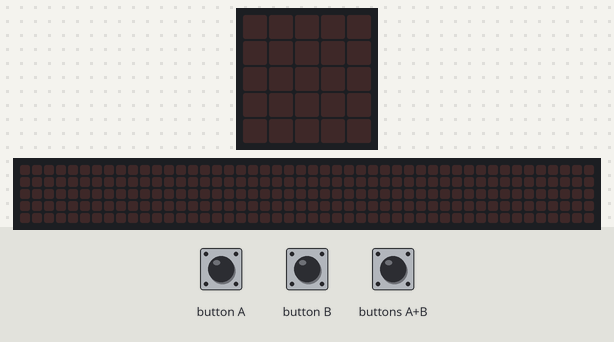
Simulated run of this program. Board: BBC micro:bit (MakeCode). Shown: the board's 5×5 LED display, a strip that is not on the board, showing the scrolling text unrolled. The inputs (shaded band) are chosen by the test bench. The 48×5 strip is a reading aid, not a part: it shows the text the display is scrolling, unrolled, one strip-width of it at a time.

Above: at 1.2 s.
1.3 s: button B pressed for 0.15 s
At 3.92 s:
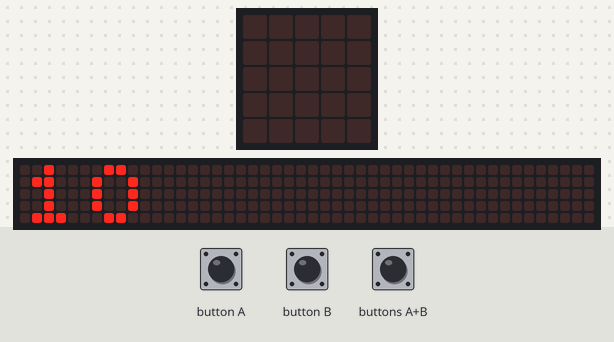
4.3 s: buttons A+B pressed for 0.15 s
At 4.9 s:
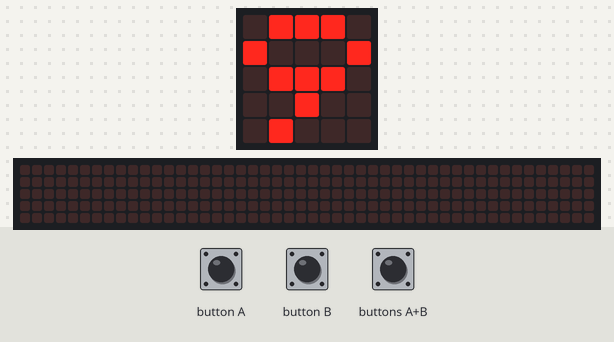
7.3 s: button B pressed for 0.15 s
At 15.32 s:
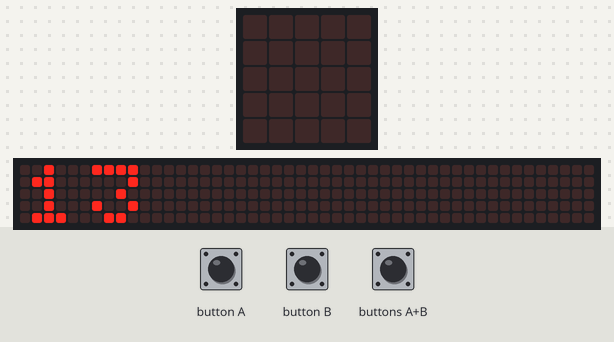

Measured:
- after the input at 1.3 s, the display: changes after 0.15 s (image 1)
- after the input at 4.3 s, the display: changes after 0.15 s (image 2)
- after the input at 7.3 s, the display: first changes after 0.15 s (image 3 shows a later state)
- what the display in image 1 shows lasts 0.5 s, from 3.7 s to 4.2 s
- what the display in image 2 shows lasts 0.7 s, from 4.5 s to 5.2 s
- what the display in image 3 shows lasts 0.5 s, from 15.1 s to 15.6 s

The program:

main.ts
```typescript
input.onButtonPressed(Button.A, function () {
    count += 1
    basic.showNumber(count)
})
input.onButtonPressed(Button.AB, function () {
    number = count
    while (count > 0) {
        count += -1
        basic.showNumber(count)
    }
})
input.onButtonPressed(Button.B, function () {
    count += 10
    basic.showNumber(count)
})
let number = 0
let count = 0
count = 0
```

test.ts
```typescript
// 在這裡測試；當此封包作為擴充功能時，將不會編譯此內容。
```
